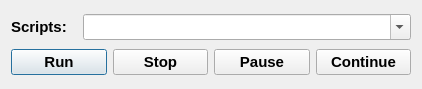
<?xml version="1.0" encoding="UTF-8"?>
<ui version="4.0">
 <class>ScriptDialog</class>
 <widget class="QDialog" name="ScriptDialog">
  <property name="geometry">
   <rect>
    <x>0</x>
    <y>0</y>
    <width>422</width>
    <height>89</height>
   </rect>
  </property>
  <property name="font">
   <font>
    <family>Arial</family>
    <pointsize>11</pointsize>
    <weight>75</weight>
    <bold>true</bold>
   </font>
  </property>
  <property name="windowTitle">
   <string>Scripts</string>
  </property>
  <layout class="QVBoxLayout" name="verticalLayout">
   <item>
    <layout class="QHBoxLayout" name="horizontalLayout_2" stretch="1,5">
     <item>
      <widget class="QLabel" name="label">
       <property name="text">
        <string>Scripts:</string>
       </property>
      </widget>
     </item>
     <item>
      <widget class="QComboBox" name="scriptComboBox">
       <property name="editable">
        <bool>true</bool>
       </property>
      </widget>
     </item>
    </layout>
   </item>
   <item>
    <layout class="QHBoxLayout" name="horizontalLayout">
     <item>
      <widget class="QPushButton" name="runButton">
       <property name="font">
        <font>
         <family>Arial</family>
         <pointsize>11</pointsize>
         <weight>75</weight>
         <bold>true</bold>
        </font>
       </property>
       <property name="styleSheet">
        <string notr="true"/>
       </property>
       <property name="text">
        <string>Run</string>
       </property>
      </widget>
     </item>
     <item>
      <widget class="QPushButton" name="stopButton">
       <property name="text">
        <string>Stop</string>
       </property>
      </widget>
     </item>
     <item>
      <widget class="QPushButton" name="pauseButton">
       <property name="text">
        <string>Pause</string>
       </property>
      </widget>
     </item>
     <item>
      <widget class="QPushButton" name="continueButton">
       <property name="text">
        <string>Continue</string>
       </property>
      </widget>
     </item>
    </layout>
   </item>
  </layout>
 </widget>
 <resources/>
 <connections/>
</ui>
